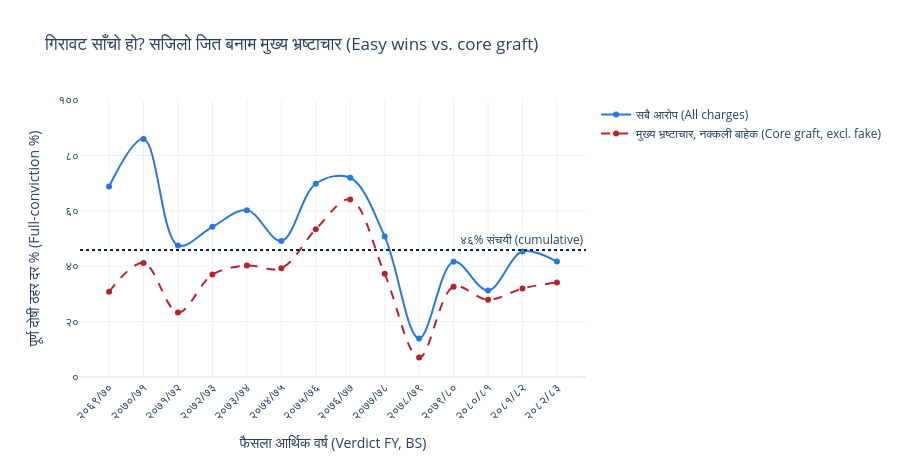

This figure's notebook cell:
### Markdown cell above
**Is the decline real, or just an easier docket drying up?** Fake-credential cases are near-automatic
convictions; as the court works through them, the *headline rate* falls even if the court is no less
willing to convict. So we strip them out. The dashed **core-graft** line (everything except fake
credential) is **roughly flat throughout — a ~30% band** — early cohorts and recent ones convict
substantive corruption at about the same rate. So the all-charges line falls *toward* that flat core line
as the easy wins leave: the decline is **mostly a docket-mix shift**, not the court convicting serious
graft any less. The sharp single-year dips (आ.व. २०७८/७९, २०८०/८१) are acquittal spikes, not a trend.

### Code cell
v["core_disp"] = v.total - v.fake_disposed
v["core_conv"] = v.convicted - v.fake_convicted
v["all_pct"] = v.convicted / v.total * 100
v["core_pct"] = v.core_conv / v.core_disp * 100
cum = v.convicted.sum() / v.total.sum() * 100
fig = go.Figure()
fig.add_trace(go.Scatter(x=v.fiscal_year, y=v.all_pct, mode="lines+markers", name="सबै आरोप (All charges)",
                         line={"color": BLUE, "shape": "spline"}))
fig.add_trace(go.Scatter(x=v.fiscal_year, y=v.core_pct, mode="lines+markers",
                         name="मुख्य भ्रष्टाचार, नक्कली बाहेक (Core graft, excl. fake)",
                         line={"color": CRIMSON, "dash": "dash", "shape": "spline"}))
fig.add_hline(y=cum, line_dash="dot", line_color=NAVY, annotation_text=f"{dev(f'{cum:.0f}')}% संचयी (cumulative)")
fig.update_layout(title="गिरावट साँचो हो? सजिलो जित बनाम मुख्य भ्रष्टाचार (Easy wins vs. core graft)",
                  yaxis_title="पूर्ण दोषी ठहर दर % (Full-conviction %)", legend_title="", height=460)
fy_axis(fig, v.fiscal_year, AX_VFY); pct_ticks(fig, "y")
fig

### Figure 1 — Plotly figure (JSON) as saved in the notebook; plotly's stock layout.template omitted (floating-point values rounded to 4 significant figures)
{"data": [{"line": {"color": "#2a78d6", "shape": "spline"}, "mode": "lines+markers", "name": "सबै आरोप (All charges)", "type": "scatter", "x": ["2069/70", "2070/71", "2071/72", "2072/73", "2073/74", "2074/75", "2075/76", "2076/77", "2077/78", "2078/79", "2079/80", "2080/81", "2081/82", "2082/83"], "y": [68.75, 85.9, 47.46, 54.23, 60.24, 49.13, 69.78, 71.93, 50.75, 13.94, 41.64, 31.25, 45.31, 41.67]}, {"line": {"color": "#B5242C", "dash": "dash", "shape": "spline"}, "mode": "lines+markers", "name": "मुख्य भ्रष्टाचार, नक्कली बाहेक (Core graft, excl. fake)", "type": "scatter", "x": ["2069/70", "2070/71", "2071/72", "2072/73", "2073/74", "2074/75", "2075/76", "2076/77", "2077/78", "2078/79", "2079/80", "2080/81", "2081/82", "2082/83"], "y": [30.77, 41.18, 23.28, 36.97, 40.23, 39.29, 53.33, 64.12, 37.25, 7.0, 32.61, 27.87, 31.96, 34.15]}], "layout": {"annotations": [{"showarrow": false, "text": "४६% संचयी (cumulative)", "x": 1, "xanchor": "right", "xref": "x domain", "y": 45.89, "yanchor": "bottom", "yref": "y"}], "height": 460, "legend": {"title": {"text": ""}}, "shapes": [{"line": {"color": "#0E1F3A", "dash": "dot"}, "type": "line", "x0": 0, "x1": 1, "xref": "x domain", "y0": 45.89, "y1": 45.89, "yref": "y"}], "title": {"text": "गिरावट साँचो हो? सजिलो जित बनाम मुख्य भ्रष्टाचार (Easy wins vs. core graft)"}, "xaxis": {"tickangle": -45, "tickmode": "array", "ticktext": ["२०६९/७०", "२०७०/७१", "२०७१/७२", "२०७२/७३", "२०७३/७४", "२०७४/७५", "२०७५/७६", "२०७६/७७", "२०७७/७८", "२०७८/७९", "२०७९/८०", "२०८०/८१", "२०८१/८२", "२०८२/८३"], "tickvals": ["2069/70", "2070/71", "2071/72", "2072/73", "2073/74", "2074/75", "2075/76", "2076/77", "2077/78", "2078/79", "2079/80", "2080/81", "2081/82", "2082/83"], "title": {"text": "फैसला आर्थिक वर्ष (Verdict FY, BS)"}}, "yaxis": {"range": [0, 100], "tickmode": "array", "ticktext": ["०", "२०", "४०", "६०", "८०", "१००"], "tickvals": [0, 20, 40, 60, 80, 100], "title": {"text": "पूर्ण दोषी ठहर दर % (Full-conviction %)"}}}}
